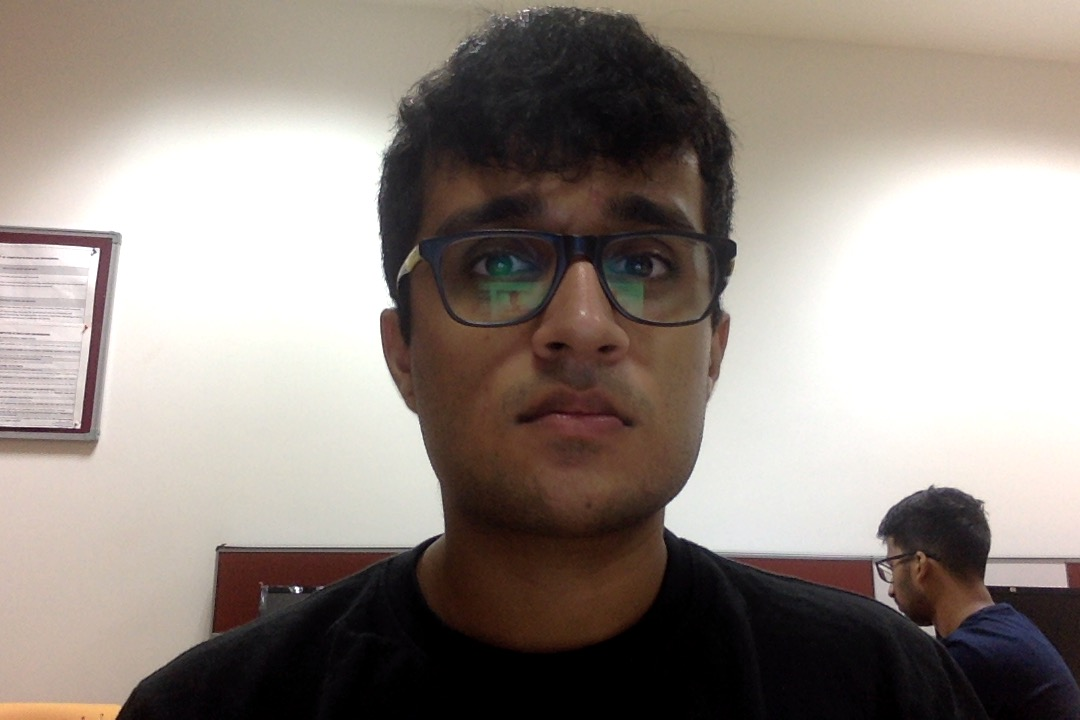
%> input picture Image Processing/me.jpg, 1080 x 720 px
$ octave face.m   (GNU Octave 9; MATLAB toolbox functions it lacks are replaced by stand-ins)
%> lines starting %> are read from the running program, lines starting %| are printed output that depends on the picture
clear all; close all;
clc;
a = imread('me.jpg');
%> a is the input picture: size 720x1080x3 uint8; mean R, G, B 148.3, 138.6, 131.7
a_gray = rgb2gray(a);
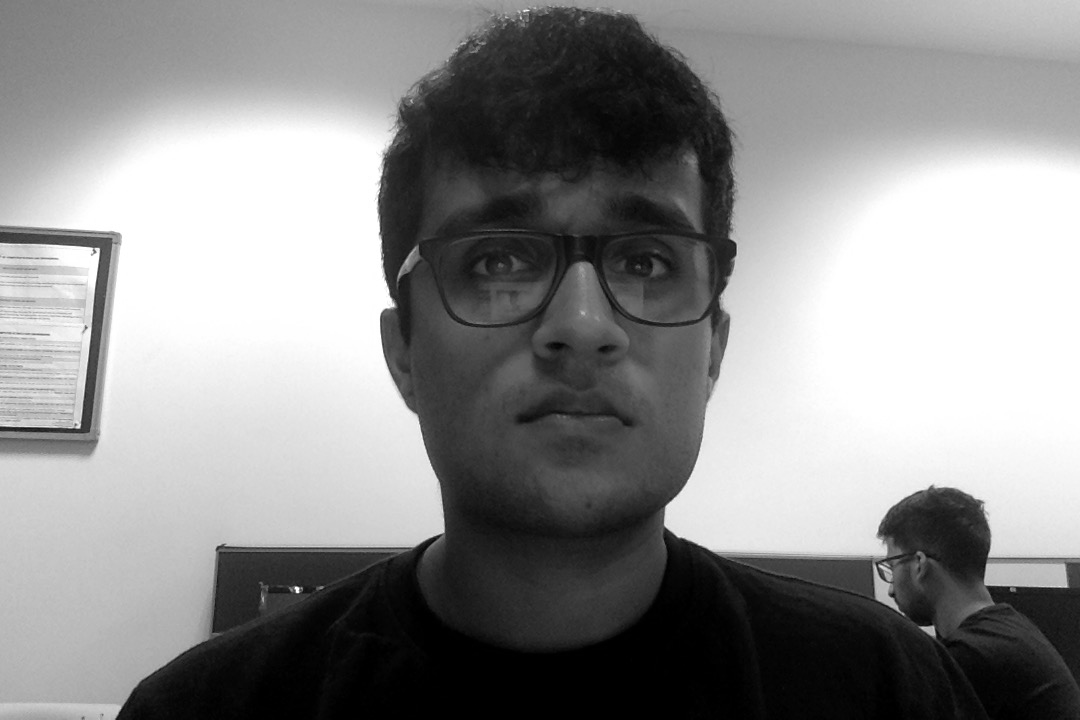
%> a_gray: size 720x1080 uint8; min 0, max 255, mean 140.7
bw_sobel = edge(a_gray, 'sobel');
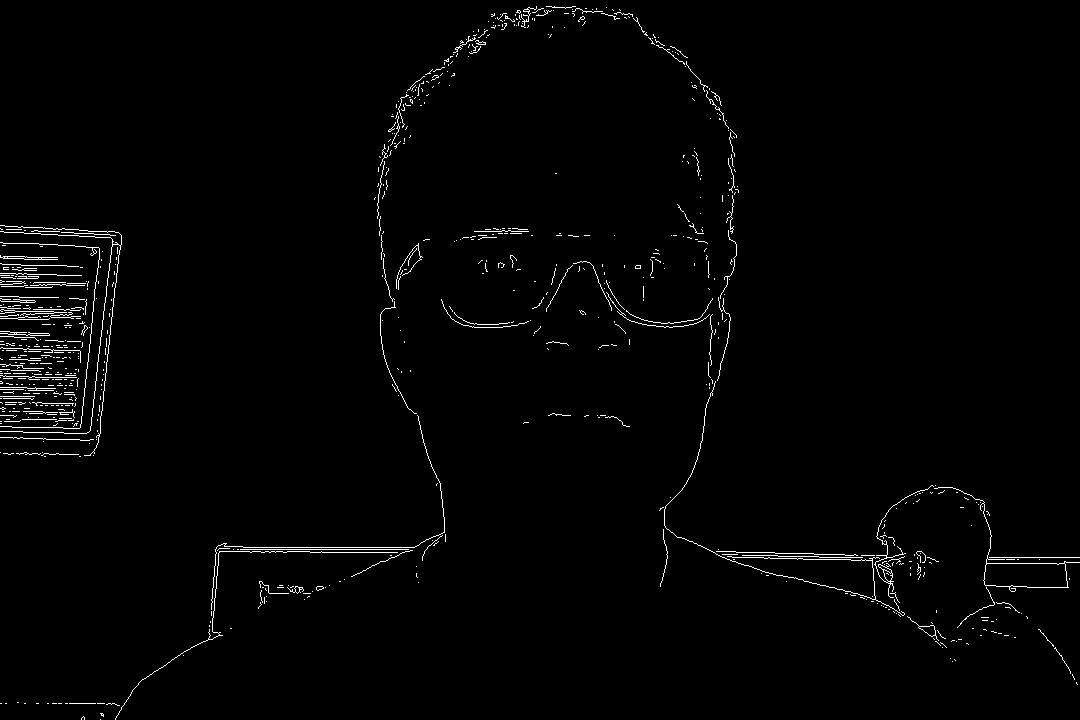
%> bw_sobel: size 720x1080 logical; 1.4% white in thin lines or dots
bw_prewitt = edge(a_gray, 'prewitt');
%> bw_prewitt: size 720x1080 logical; 1.4% white in thin lines or dots
bw_canny = edge(a_gray, 'canny', 0.08);
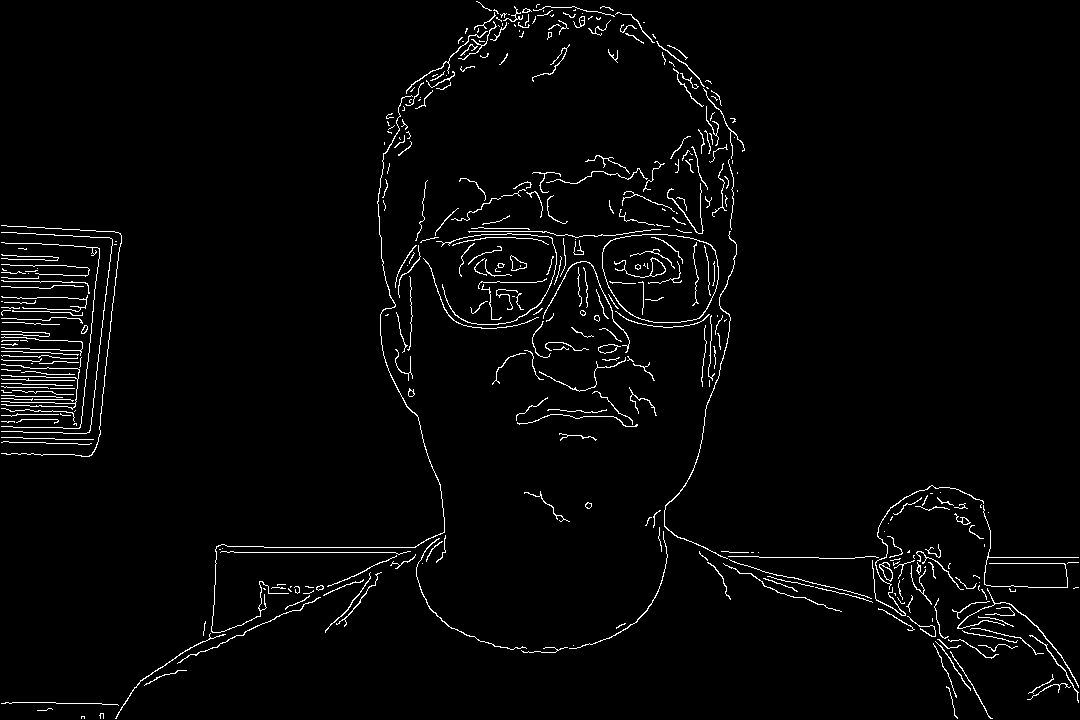
%> bw_canny: size 720x1080 logical; 2.6% white in thin lines or dots
figure , subplot(2, 3, 1), imshow(a), title('Original image');
subplot(2, 3, 2), imshow(a_gray), title('Gray Scale');
subplot(2, 3, 3), imshow(bw_sobel), title('Sobel');
subplot(2, 3, 4), imshow(bw_prewitt), title('Prewitt');
subplot(2, 3, 5), imshow(bw_canny), title('Canny');

$ run again, with Image Processing/himalayas.jpg copied over Image Processing/me.jpg
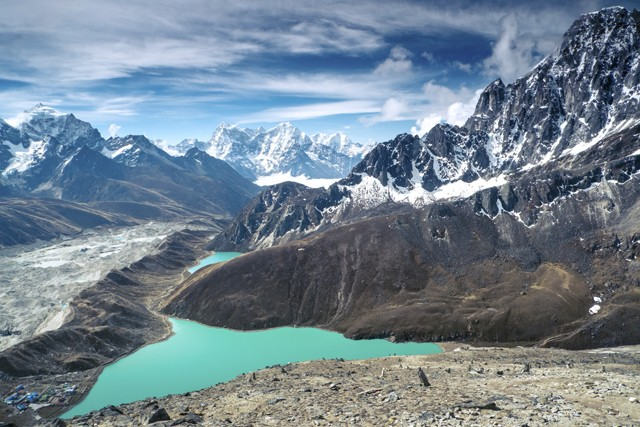
%> input picture Image Processing/himalayas.jpg, 640 x 427 px
%> a is the input picture: size 427x640x3 uint8; mean R, G, B 114.8, 131.7, 144.4
%> `bw_sobel = edge(a_gray, 'sobel');`:
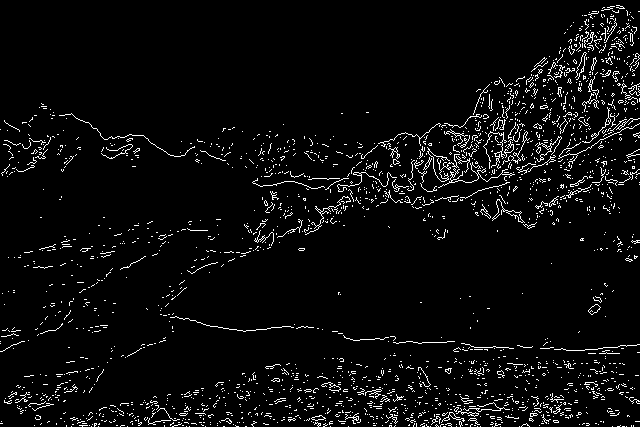
%> bw_sobel: size 427x640 logical; 4.5% white in thin lines or dots
%> bw_prewitt: size 427x640 logical; 4.5% white in thin lines or dots
%> `bw_canny = edge(a_gray, 'canny', 0.08);`:
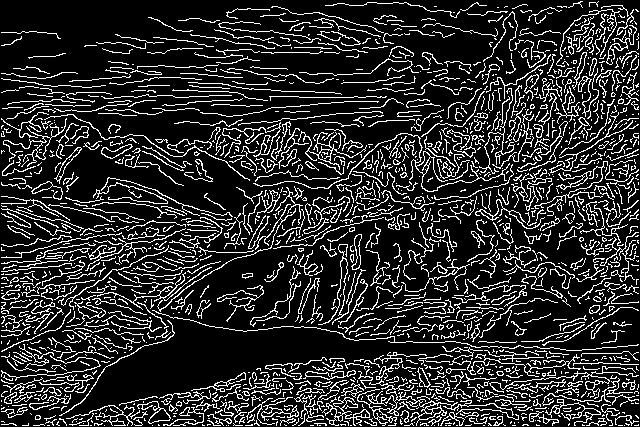
%> bw_canny: size 427x640 logical; 17.3% white in thin lines or dots
